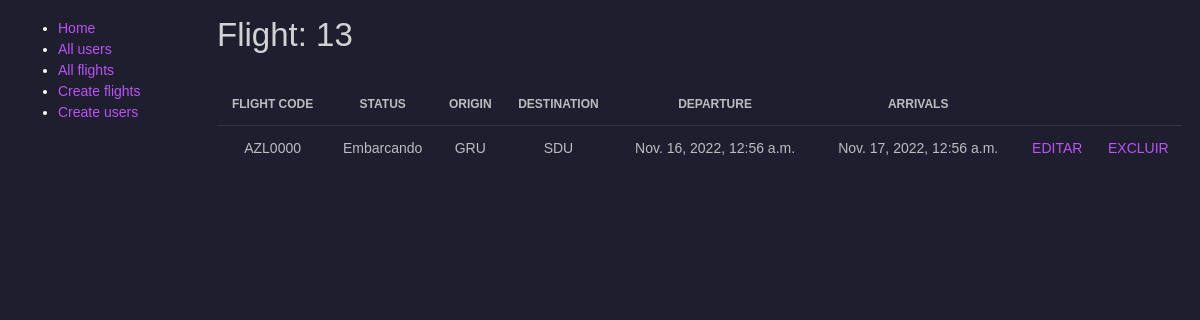
Page /flightmanagement/flight/13 on the committed database.
### flight_management/models.py (models this page shows, shortened)
class Flight(models.Model):
    id = models.BigAutoField(primary_key=True)
    fk_flightstatus = models.ForeignKey(FlightStatus, on_delete=models.SET_NULL, blank=True, null=True)
    tx_code = models.CharField(max_length=8)
    dt_est_departure = models.DateTimeField(blank=True, null=True)
    dt_est_arrival = models.DateTimeField(blank=True, null=True)
    nm_origin = models.CharField(max_length=3, choices=AirportCodes.choices)
    nm_destination = models.CharField(max_length=3, choices=AirportCodes.choices)
    class Meta:
        db_table = 'flight'

class FlightStatus(models.Model):
    id = models.BigAutoField(primary_key=True)
    dt_departure = models.DateTimeField(blank=True, null=True)
    dt_arrival = models.DateTimeField(blank=True, null=True)
    nm_status = models.CharField(max_length=13, choices=Status.choices, default=Status.PREVISTO)
    dt_creation = models.DateTimeField(auto_now=True)
    dt_updated = models.DateTimeField(auto_now=True)
    dt_done = models.DateTimeField(blank=True, null=True)
    class Meta:
        db_table = 'flight_status'

### flight_management/views.py (the view)
# urls.py: path('flight/<int:pk>', views.FlightDetailView.as_view(), name='flight-detail'),
class FlightDetailView(generic.DetailView):
    model = Flight

### flight_management/template/flight_management/flight_detail.html (shortened to what this page needs)
{% extends "base_generic.html" %}
{% block content %}
<h1>Flight: {{ flight.id }} </h1>
<table class="table tablesorter " id="">
    <thead class=" text-primary">
      <tr class="text-center">
        <th>Flight Code</th>
        <th>Status</th>
        <th>Origin</th>
        <th>Destination</th>
        <th>Departure</th>
        <th>Arrivals</th>
        <th></th>
        <th></th>
      </tr>
    </thead>
    <tbody>
        <tr class="text-center">
            <td>{{flight.tx_code}}</td>
            <td>{{flight.fk_flightstatus.nm_status}}</td>
            <td>{{flight.nm_origin}}</td>
            <td>{{flight.nm_destination}}</td>
            <td>{{flight.dt_est_departure}}</td>
            <td>{{flight.dt_est_arrival}}</td>
            <td>
              <a href="{% url 'flight-update' flight.id %}">EDITAR</a>
            </td>
            <td>
              <a href="{% url 'flight-delete' flight.id %}">EXCLUIR</a>
            </td>
        </tr>
    </tbody>
  </table>
{% endblock %}

### rows in the picture
Flight: id "13", tx_code "AZL0000", fk_flightstatus.nm_status "Embarcando", nm_origin "GRU", nm_destination "SDU", dt_est_departure "Nov. 16, 2022, 12:56 a.m.", dt_est_arrival "Nov. 17, 2022, 12:56 a.m."
